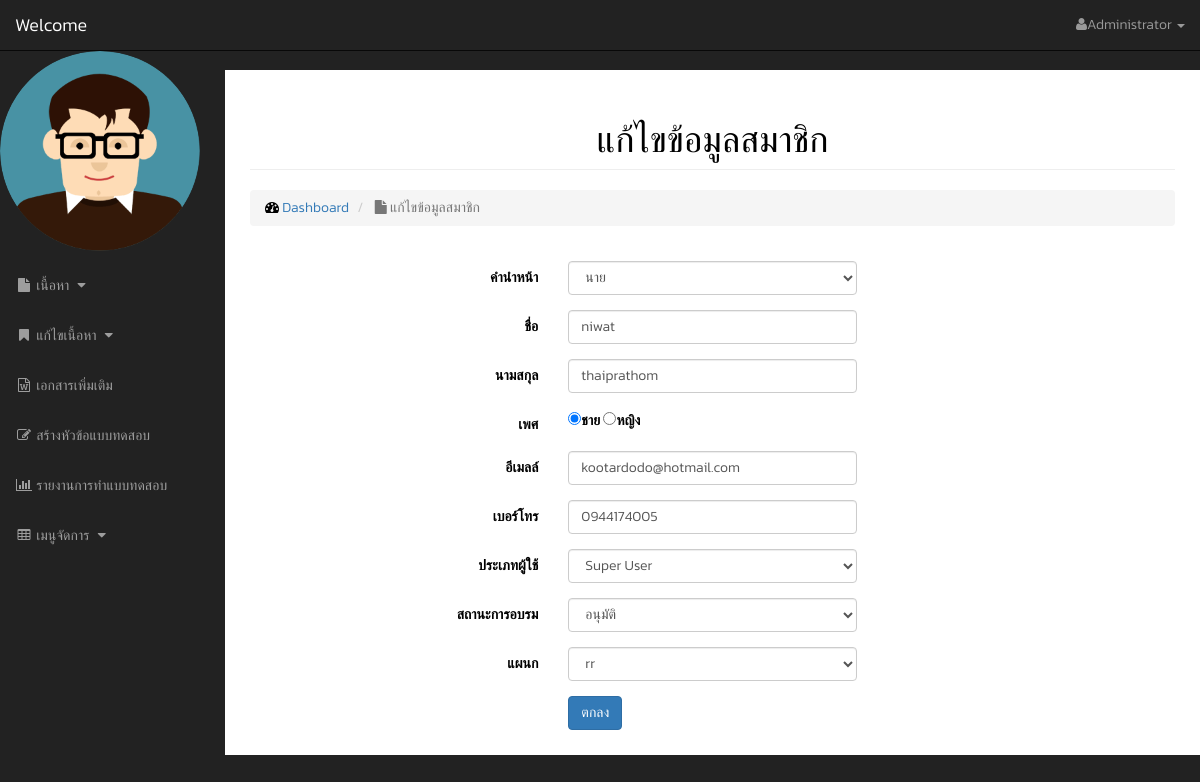
/editdata?id=367 (signed in), run on the app's committed database.
### tables this page shows
CREATE TABLE `stwUser` (
  `stwUser_id` int(10) unsigned NOT NULL AUTO_INCREMENT,
  `stwUsername` varchar(150) NOT NULL,
  `stwPassword` varchar(150) NOT NULL,
  `stwFirstname` varchar(150) NOT NULL,
  `stwLastname` varchar(150) NOT NULL,
  `stwEmail` varchar(254) NOT NULL,
  `stwTel` varchar(10) NOT NULL,
  `stwGender` tinyint(1) unsigned NOT NULL,
  `stwActivate` tinyint(1) unsigned NOT NULL,
  `stwDept_id` int(11) unsigned NOT NULL,
  `stwStatus_id` int(11) unsigned NOT NULL,
  `stwPrefix_id` int(11) unsigned NOT NULL,
  `stwCreated_date` datetime NOT NULL,
  `stwRequest` tinyint(1) unsigned NOT NULL,
  `stwProfileurl` varchar(250) DEFAULT 'Images/avatar.png	',
  PRIMARY KEY (`stwUser_id`)
);

### editdata.php (the view, shortened to what this page needs)
    <head>
        <?php include("head/head.php");
        ?>
    </head>
        <body>
            <div id="wrapper">
                <?php include("menu/menubar.php"); ?>
        <div id="page-wrapper">
            <div class="container-fluid">
                <div class="row">
                    <div class="col-md-12">
                       <center> <h1 class="page-header">
                            แก้ไขข้อมูลสมาชิก</h1> </center>
                        <ol class="breadcrumb">
                            <li>
                                <i class="fa fa-dashboard"></i>  <a href="index.html">Dashboard</a>
                            </li>
                            <li class="active">
                                <i class="fa fa-file"></i> แก้ไขข้อมูลสมาชิก
                            </li>
                        </ol>
    <?php
    if(isset($_GET["id"])){
    include("connect.php");
    $sql = "SELECT * FROM stwUser
                        WHERE stwUser_id = '".$_GET["id"]."' ";
    $query = mysqli_query($conn,$sql);
    $result=mysqli_fetch_array($query,MYSQLI_ASSOC);
    }
    $Dep = $result['stwDept_id'];
    ?>
<form class="form-horizontal" id="edit_user_form"
onsubmit="return edit_user_form();">
          <div class="form-group">
                <label class="col-md-4 control-label" for="selectbasic">คำนำหน้า</label>
                    <div class="col-md-4">
                    <select  name="stwPrefix_id" class="form-control input-md">
                <option value="1" <?php if($result['stwPrefix_id'] == '1'){echo "selected='selected'";} ?> >นาย </option>
                </select>
                </div>
            </div>
            <div class="form-group">
                    <label class="col-md-4 control-label" for="fn">ชื่อ</label>
                <div class="col-md-4">
                    <input name="stwFirstname" type="text" placeholder="Firstname" class="form-control input-md" required="" value="<?php echo $result['stwFirstname']; ?>">
                </div>
            </div>
            <div class="form-group">
                    <label class="col-md-4 control-label" for="fn">นามสกุล</label>
                <div class="col-md-4">
                    <input  name="stwLastname" type="text" placeholder="Lastname" class="form-control input-md" required="" value="<?php echo $result["stwLastname"]; ?>">
                </div>
            </div>
            <div class="form-group">
              <label class="col-md-4 control-label" for="fn">เพศ</label>
              <div class="col-md-4">
  <label><input type="radio" required="" name="stwGender" value="1" <?php if($result['stwGender'] == '1'){echo "checked='checked'";} ?>>ชาย</label>
  <label><input type="radio"  required ="" name="stwGender" value="2" <?php if($result['stwGender'] == '2'){echo "checked='checked'";} ?>>หญิง</label>
</div>
</div>
            <div class="form-group">
                    <label class="col-md-4 control-label" for="fn">อีเมลล์</label>
                <div class="col-md-4">
                    <input  name="stwEmail" type="email" placeholder="Email" class="form-control input-md" required=""  value="<?php echo $result["stwEmail"]; ?>"
                    id="Email">
                </div>
            </div>
            <div class="form-group">
                    <label class="col-md-4 control-label" for="fn">เบอร์โทร</label>
                <div class="col-md-4">
                    <input name="stwTel" type="text" placeholder="Tel" class="form-control input-md" required="" value="<?php echo $result['stwTel']; ?>" pattern="([0-9])+(?:-?\d){9,}" title="กรุณากรอกตัวเลข 10 ตัว">
                </div>
            </div>
            <div class="form-group">
                <label class="col-md-4 control-label" for="selectbasic">ประเภทผู้ใช้</label>
                    <div class="col-md-4">
                    <select  name="stwStatus_id" class="form-control input-md">
                <option value="2" <?php if($result['stwStatus_id'] == '2'){echo "selected='selected'";} ?>>Super User</option>
                    </select>
                    </div>
            </div>
            <div class="form-group">
                <label class="col-md-4 control-label" for="selectbasic">สถานะการอบรม</label>
                    <div class="col-md-4">
                    <select  name="stwActivate" class="form-control input-md">
                <option value="1"<?php if($result['stwActivate'] == '1'){echo "selected='selected'";} ?>>อนุมัติ </option>
                    </select>
                    </div>
            </div>
            <div class="form-group">
                <label class="col-md-4 control-label" for="selectbasic">แผนก</label>
                    <div class="col-md-4">
                    <select  name="stwDept_id" class="form-control input-md" required="">
                      <?php
            $sql = "SELECT * FROM `stwDepartment` ";
            $result = mysqli_query($conn, $sql);
        while($row=mysqli_fetch_array($result,MYSQLI_ASSOC))
        {
          if ($Dep ==$row['stwDept_id']) {
              $sel= "selected";
          }else {
              $sel = "";
          }
          ?>
        <option value="<?php echo $row['stwDept_id'];?>" <?php echo $sel; ?>><?php echo $row['stwDept_name']; ?> </option>
        <?php }?>
                    </select>
                </div>
            </div>
            <div class="form-group">
                <label class="col-md-4 control-label" for="submit"></label>
                <div class="col-md-4">
            <button id="btnSubmit" name="submit" class="btn btn-primary" >ตกลง</button>
                </div>
            </div>
</form>
                    </div>
                </div>
            </div>
        </div>
    </div>
</body>
</html>

### css/sb-admin.css (style rules this page uses)
* { box-sizing: border-box; margin: 0; padding: 0; font-weight: 300; }
body { font-family: 'Kanit', sans-serif; color: black; font-weight: 300; }
body { margin-top: 100px; background-color: #222; }
@media (min-width:768px) { body { margin-top: 50px; } }
#wrapper { padding-left: 0; }
#page-wrapper { width: 100%; padding: 0; background-color: #fff; }
@media (min-width:768px) { #wrapper { padding-left: 225px; } }
@media (min-width:768px) { #page-wrapper { padding: 10px; } }

### data on the page
stwuser: stwPrefix_id "นาย", stwFirstname "niwat", stwLastname "thaiprathom", stwGender "☑ ชาย", stwGender "☐ หญิง", stwEmail "kootardodo@hotmail.com", stwTel "0944174005", stwStatus_id "Super User", stwActivate "อนุมัติ"

### other printed values
$C "Administrator"
form field stwDept_id "rr"
